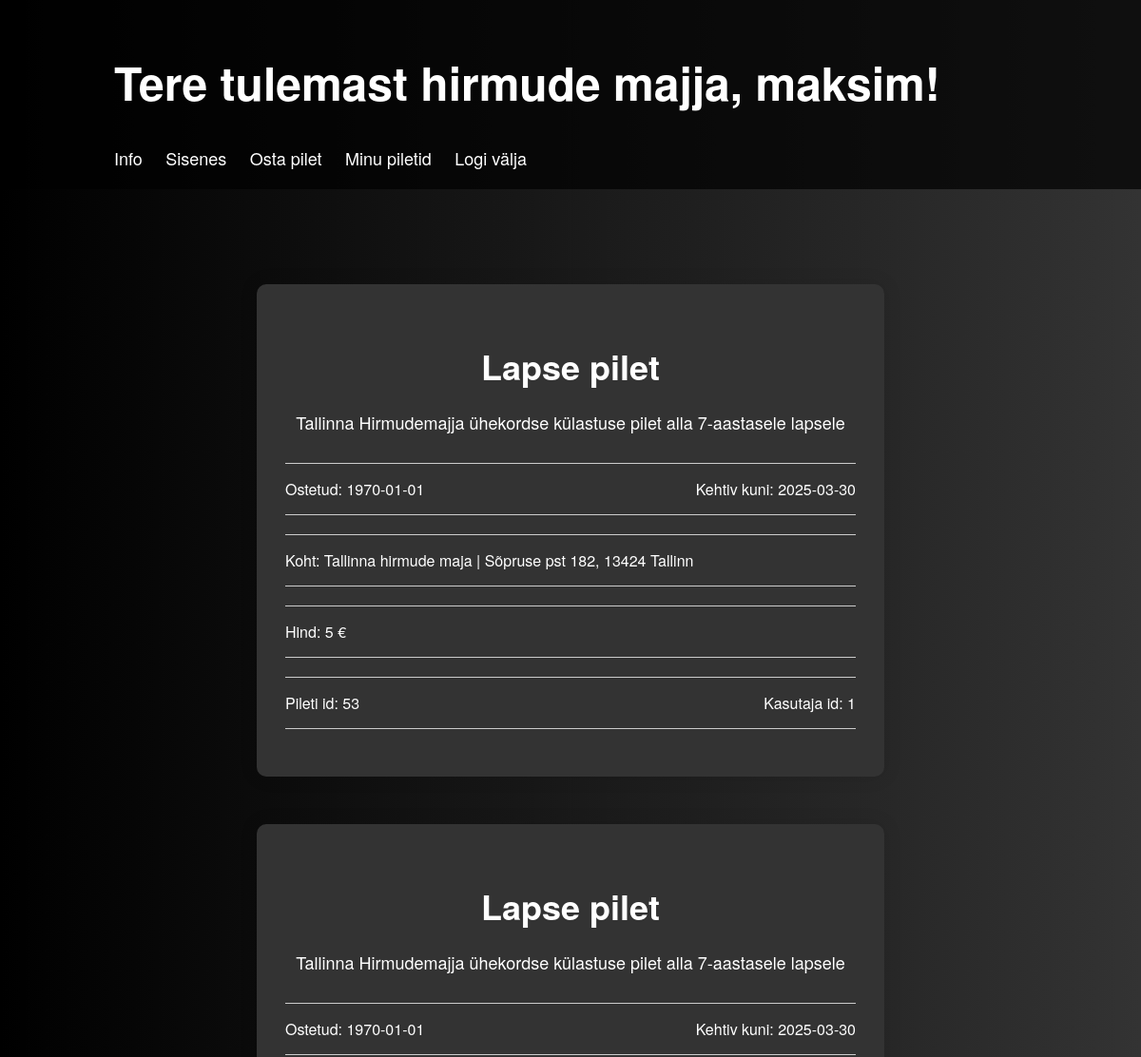
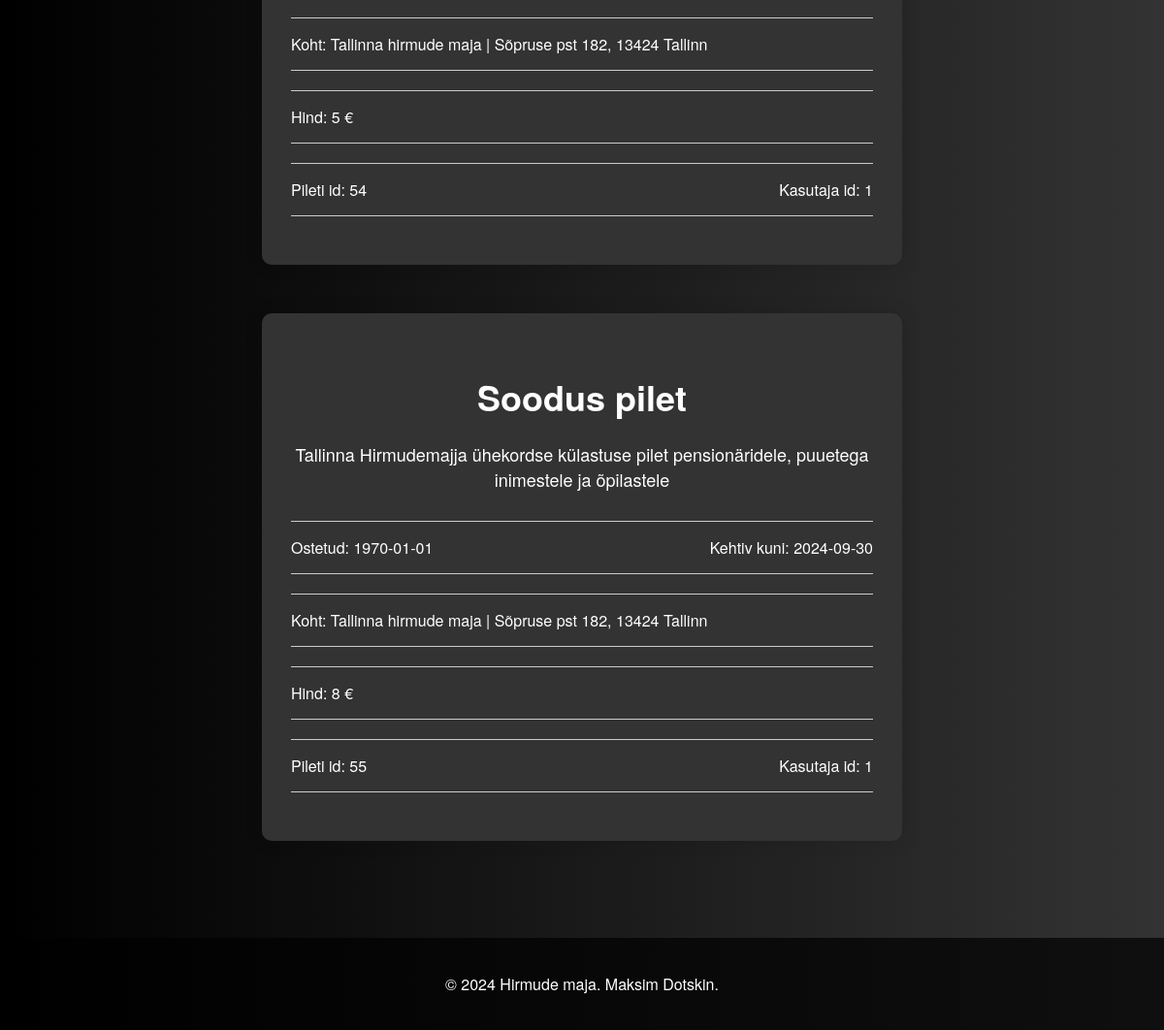
Screenshot of /ostamine/omaPiletid.php (signed in) with the database file from the repository (2 pictures, top to bottom).
### tables this page shows
CREATE TABLE `pilet` (
  `id` int(11) NOT NULL,
  `kasutajaId` int(11) DEFAULT NULL,
  `nimi` varchar(35) DEFAULT NULL,
  `ostupaev` datetime DEFAULT NULL,
  `kehtivKuni` datetime DEFAULT NULL,
  `typp` varchar(35) DEFAULT NULL
);

### ostamine/ostamine_funktsioonid.php (the view, shortened to what this page needs)
<?php
require_once('../funktsioonid.php');
function naitaOmaPiletid()
{
    global $yhendus;
    $select_kask = $yhendus->prepare("SELECT id, kasutajaId, nimi, ostupaev, kehtivKuni, typp FROM pilet where kasutajaId=?");
    $select_kask->bind_param("i", $_SESSION['kasutajaId']);
    $select_kask->execute();
    $select_kask->bind_result($id, $kasutajaId, $nimi,$ostupaevAjaga,$kehtivKuniAjaga,$typp);
    $header="";
    $kirjeldus='';
    $hind=0;
    while ($select_kask->fetch()) {
        $ostupaev = date("Y-m-d", strtotime($ostupaevAjaga));
        $kehtivKuni=date("Y-m-d", strtotime($kehtivKuniAjaga));
        if ($typp == 'lapse') {
            $header = "Lapse pilet";
            $kirjeldus = 'Tallinna Hirmudemajja ühekordse külastuse pilet alla 7-aastasele lapsele';
            $hind = 5;
        } else if ($typp == 'soodus') {
            $header = "Soodus pilet";
            $kirjeldus = 'Tallinna Hirmudemajja ühekordse külastuse pilet pensionäridele, puuetega inimestele ja õpilastele';
            $hind = 8;
        } else {
            $header = "Tavaline pilet";
            $kirjeldus = 'Tallinna Hirmudemajja ühekordse külastuse pilet täiskasvanule';
            $hind = 10;
        }
        echo "<div class='PiletDiv'>
            <div class='PiletHeader'>
                <h2>$header</h2>
            </div>
            <div class='PiletKirjeldus'>
                <p>$kirjeldus</p>
            </div>
            <div class='PiletInfo'>
                <span>Ostetud: $ostupaev</span>
                <span>Kehtiv kuni: $kehtivKuni</span>
            </div>
            <div class='PiletInfo'>
                <span>Koht: Tallinna hirmude maja | Sõpruse pst 182, 13424 Tallinn</span>
            </div>
            <div class='PiletInfo'>
                <span>Hind: $hind €</span>
            </div>
            <div class='PiletInfo'>
                <span>Pileti id: $id</span>
                <span>Kasutaja id: $kasutajaId</span>
            </div>
        </div>";
    }
}

### style.css (style rules this page uses)
body { background: linear-gradient(to right, #000000, #333333); background-size: cover; background-position: center; color: #fff; font-family: 'Helvetica Neue', Helvetica, Arial, sans-serif; margin: 0; padding: 0; }
section h2 { font-size: 36px; margin-bottom: 20px; }
section p { font-size: 18px; }

### ostamine/ostamine_style.css (style rules this page uses)
.PiletDiv { max-width: 600px; margin: 50px auto; border-radius: 10px; padding: 30px; box-shadow: 0 0 20px rgba(0, 0, 0, 0.1); background: #333333; }
.PiletHeader { text-align: center; margin-bottom: 20px; font-size: 32px; }
.PiletKirjeldus { text-align: center; margin-bottom: 30px; }
.PiletKirjeldus p { font-size: 18px; }
.PiletInfo { display: flex; justify-content: space-between; align-items: center; padding: 15px 0; border-top: 1px solid #ccc; border-bottom: 1px solid #ccc; margin-bottom: 20px; }
.PiletInfo span { font-size: 16px; }

### rows the page displays
pilet: typp "Lapse pilet", typp "Tallinna Hirmudemajja ühekordse külastuse pilet alla 7-aastasele lapsele", ostupaev "1970-01-01", kehtivKuni "2025-03-30", typp "5", id "53", kasutajaId "1"
pilet: typp "Lapse pilet", typp "Tallinna Hirmudemajja ühekordse külastuse pilet alla 7-aastasele lapsele", ostupaev "1970-01-01", kehtivKuni "2025-03-30", typp "5", id "54", kasutajaId "1"
pilet: typp "Soodus pilet", typp "Tallinna Hirmudemajja ühekordse külastuse pilet pensionäridele, puuetega inimestele ja õpilastele", ostupaev "1970-01-01", kehtivKuni "2024-09-30", typp "8", id "55", kasutajaId "1"

### other values shown
$_SESSION['kasutajaNimi'] "maksim"
